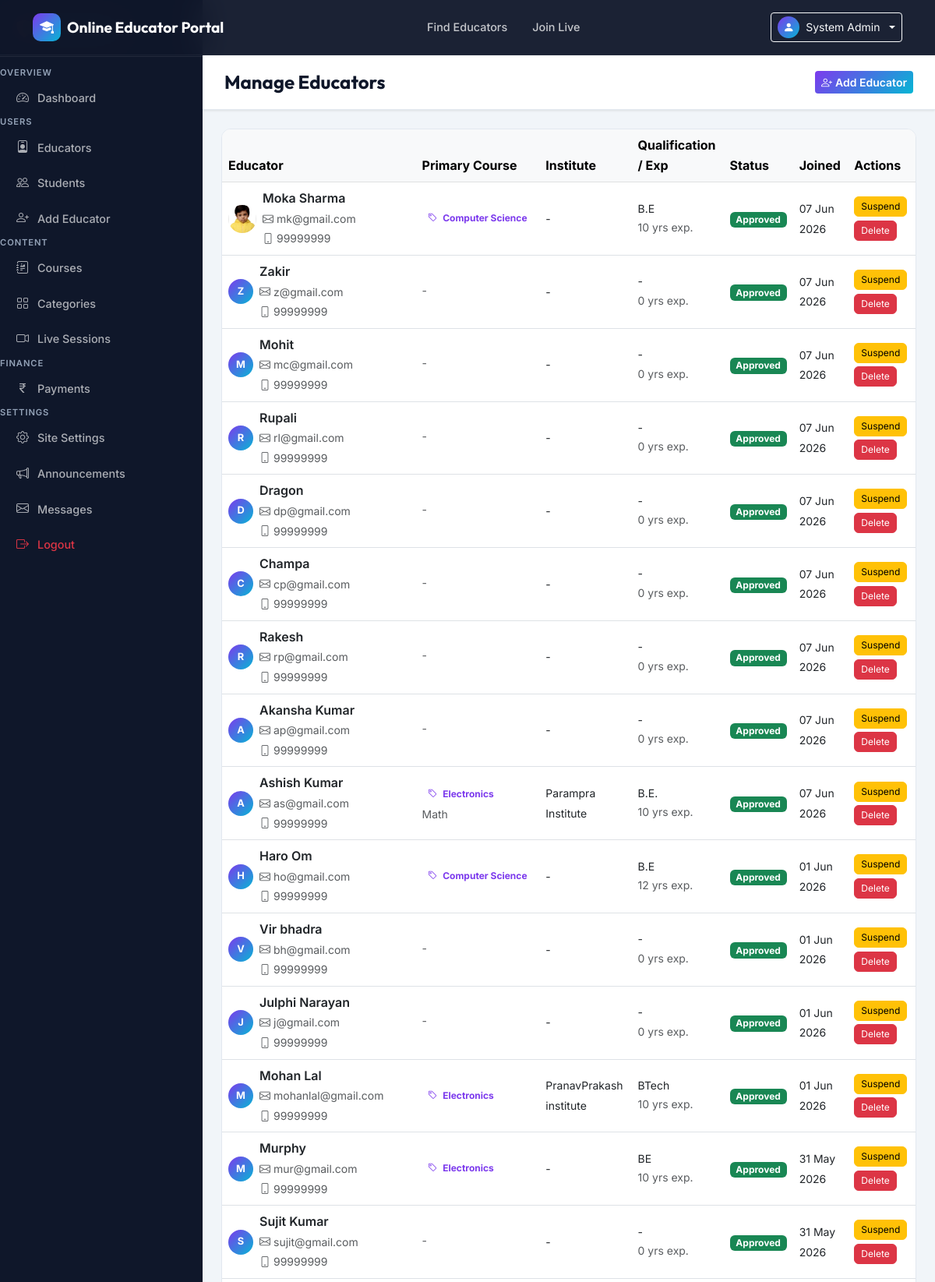
Screenshot of /api/admin-panel/educators/ (signed in, upper part) with the database file from the repository.
### apps/core/models.py (models this page shows, shortened)
class SiteSettings(models.Model):
    site_name = models.CharField(max_length=100, default='Online Educator Portal')
    tagline = models.CharField(max_length=200, default='Learn from the Best Educators')
    logo = models.ImageField(upload_to='site/', blank=True, null=True)
    hero_title = models.CharField(max_length=200, default='Find Your Perfect Educator')
    hero_subtitle = models.TextField(default='Connect with expert educators and unlock your potential.')
    hero_image = models.ImageField(upload_to='site/', blank=True, null=True)
    about_content = models.TextField(blank=True)
    contact_email = models.EmailField(blank=True)
    contact_phone = models.CharField(max_length=20, blank=True)
    contact_address = models.TextField(blank=True)
    facebook_url = models.URLField(blank=True)
    twitter_url = models.URLField(blank=True)
    linkedin_url = models.URLField(blank=True)
    youtube_url = models.URLField(blank=True)
    updated_at = models.DateTimeField(auto_now=True)
    class Meta:
        verbose_name = 'Site Settings'
        verbose_name_plural = 'Site Settings'
    @classmethod
    def get_settings(cls):
        obj, _ = cls.objects.get_or_create(pk=1)
        return obj

### apps/authentication/models.py (models this page shows, shortened)
class User(AbstractBaseUser, PermissionsMixin):
    ROLE_CHOICES = [
        ('admin', 'Admin'),
        ('educator', 'Educator'),
        ('student', 'Student'),
    ]
    email = models.EmailField(unique=True)
    full_name = models.CharField(max_length=150)
    phone = models.CharField(max_length=15, blank=True)
    role = models.CharField(max_length=10, choices=ROLE_CHOICES, default='student')
    avatar = models.ImageField(upload_to='avatars/', blank=True, null=True)
    is_active = models.BooleanField(default=True)
    is_staff = models.BooleanField(default=False)
    is_approved = models.BooleanField(default=True)  # Educators need admin approval
    selected_category = models.ForeignKey('courses.Category', on_delete=models.SET_NULL, null=True, blank=True, related_name='students')
    linked_educator = models.ForeignKey('self', on_delete=models.SET_NULL, null=True, blank=True, related_name='linked_students', limit_choices_to={'role': 'educator'}, help_text='Educator linked via promo code')
    date_joined = models.DateTimeField(default=timezone.now)
    last_login = models.DateTimeField(null=True, blank=True)
    USERNAME_FIELD = 'email'
    REQUIRED_FIELDS = ['full_name']
    objects = UserManager()
    class Meta:
        verbose_name = 'User'
        verbose_name_plural = 'Users'

class EducatorProfile(models.Model):
    EDUCATOR_TYPE_CHOICES = [
        ('individual', 'Individual Educator'),
        ('institute', 'Institute'),
    ]
    user = models.OneToOneField(User, on_delete=models.CASCADE, related_name='educator_profile')
    educator_type = models.CharField(max_length=20, choices=EDUCATOR_TYPE_CHOICES, default='individual')
    bio = models.TextField(blank=True)
    institute_name = models.CharField(max_length=200, blank=True, help_text="Name of your coaching center or institute")
    parent_institute = models.ForeignKey(User, null=True, blank=True, on_delete=models.CASCADE, related_name='sub_educators', help_text="The institute that created this educator account")
    institute_details = models.TextField(blank=True, help_text="Details about your institute")
    subjects = models.CharField(max_length=500, blank=True, help_text="Comma-separated subjects")
    primary_category = models.ForeignKey('courses.Category', on_delete=models.SET_NULL, null=True, blank=True, related_name='educators')
    experience_years = models.PositiveIntegerField(default=0)
    qualification = models.CharField(max_length=200, blank=True)
    hourly_rate = models.DecimalField(max_digits=8, decimal_places=2, default=0)
    rating = models.DecimalField(max_digits=3, decimal_places=2, default=0)
    total_reviews = models.PositiveIntegerField(default=0)
    unique_link = models.CharField(max_length=100, unique=True, blank=True)
    website = models.URLField(blank=True)
    linkedin = models.URLField(blank=True)
    cover_image = models.ImageField(upload_to='educator_covers/', blank=True, null=True)
    is_featured = models.BooleanField(default=False)
    created_at = models.DateTimeField(auto_now_add=True)

### apps/courses/models.py (models this page shows, shortened)
class Category(models.Model):
    name = models.CharField(max_length=100)
    slug = models.SlugField(unique=True)
    icon = models.CharField(max_length=50, default='book', help_text='Bootstrap icon name')
    description = models.TextField(blank=True)
    class Meta:
        verbose_name_plural = 'Categories'

### apps/api/admin_views.py (the view)
    def wrapper(request, *args, **kwargs):
        if not request.user.is_authenticated:
            return redirect('login')
        if request.user.role != 'admin':
            messages.error(request, 'Admin access required.')
            return redirect('home')
        return view_func(request, *args, **kwargs)

### apps/api/admin_views.py (called while the page is built)
def admin_required(view_func):
    def wrapper(request, *args, **kwargs):
        if not request.user.is_authenticated:
            return redirect('login')
        if request.user.role != 'admin':
            messages.error(request, 'Admin access required.')
            return redirect('home')
        return view_func(request, *args, **kwargs)
    wrapper.__name__ = view_func.__name__
    return wrapper

@admin_required
def manage_educators(request):
    educators = User.objects.filter(role='educator').select_related(
        'educator_profile',
        'educator_profile__primary_category'
    ).order_by('-date_joined')
    return render(request, 'admin_panel/educators.html', {'educators': educators})

### apps/core/context_processors.py (called while the page is built)
def site_settings(request):
    return {'site_settings': SiteSettings.get_settings()}

### templates/admin_panel/educators.html (shortened to what this page needs)
{% extends 'base.html' %}
{% block body_class %}dashboard-body{% endblock %}
{% block content %}
<div class="dashboard-layout">
  {% include 'admin_panel/sidebar.html' %}
  <div class="dashboard-main">
    <div class="dashboard-topbar">
      <h4 class="mb-0">Manage Educators</h4>
      <a href="{% url 'create_educator_admin' %}" class="btn btn-primary btn-sm"><i class="bi bi-person-plus me-1"></i>Add Educator</a>
    </div>
    <div class="p-4">
      <div class="dash-card">
        <div class="table-responsive">
          <table class="table table-hover align-middle mb-0">
            <thead class="table-light">
              <tr>
                <th>Educator</th>
                <th>Primary Course</th>
                <th>Institute</th>
                <th>Qualification / Exp</th>
                <th>Status</th>
                <th>Joined</th>
                <th>Actions</th>
              </tr>
            </thead>
            <tbody>
              {% for educator in educators %}
              <tr>
                <td>
                  <div class="d-flex align-items-center gap-2">
                    {% if educator.avatar %}<img src="{{ educator.avatar.url }}" class="rounded-circle" width="36" height="36" style="object-fit:cover">{% else %}<div class="avatar-xs">{{ educator.full_name|first|upper }}</div>{% endif %}
                    <div>
                      <span class="fw-semibold">{{ educator.full_name }}</span><br>
                      <small class="text-muted"><i class="bi bi-envelope me-1"></i>{{ educator.email }}</small><br>
                      <small class="text-muted"><i class="bi bi-phone me-1"></i>{{ educator.phone|default:"No phone" }}</small>
                    </div>
                  </div>
                </td>
                <td>
                  {% if educator.educator_profile.primary_category %}
                    <span class="badge bg-soft-primary text-primary"><i class="bi bi-tag me-1"></i> {{ educator.educator_profile.primary_category.name }}</span>
                  {% else %}
                    <small class="text-muted">-</small>
                  {% endif %}
                  <div class="mt-1 small text-muted text-truncate" style="max-width: 150px;" title="{{ educator.educator_profile.subjects }}">
                    {{ educator.educator_profile.subjects|truncatechars:30 }}
                  </div>
                </td>
                <td><small>{{ educator.educator_profile.institute_name|default:"-" }}</small></td>
                <td>
                  <small class="d-block text-truncate" style="max-width: 120px;">{{ educator.educator_profile.qualification|default:"-" }}</small>
                  <small class="text-muted">{{ educator.educator_profile.experience_years }} yrs exp.</small>
                </td>
                <td>{% if not educator.is_active %}<span class="badge bg-danger">Suspended</span>{% elif educator.is_approved %}<span class="badge bg-success">Approved</span>{% else %}<span class="badge bg-warning text-dark">Pending</span>{% endif %}</td>
                <td><small>{{ educator.date_joined|date:"d M Y" }}</small></td>
                <td>
                  <div class="d-flex gap-1 flex-wrap">
                    {% if educator.is_active and educator.is_approved %}<a href="{% url 'suspend_educator' educator.pk %}" class="btn btn-xs btn-warning" onclick="return confirm('Suspend this educator?')">Suspend</a>{% endif %}
                    <form method="post" action="{% url 'delete_user' educator.pk %}" class="d-inline" onsubmit="return confirm('Delete permanently?')">{% csrf_token %}<button class="btn btn-xs btn-danger">Delete</button></form>
                  </div>
                </td>
              </tr>
              {% empty %}
              <tr><td colspan="6" class="text-center py-4 text-muted">No educators found</td></tr>
              {% endfor %}
            </tbody>
          </table>
        </div>
      </div>
    </div>
  </div>
</div>
{% endblock %}

### templates/base.html (shortened to what this page needs)
<!DOCTYPE html>
<html lang="en">
<head>
    <link href="https://cdn.jsdelivr.net/npm/bootstrap@5.3.0/dist/css/bootstrap.min.css" rel="stylesheet">
    <link href="https://cdn.jsdelivr.net/npm/bootstrap-icons@1.11.0/font/bootstrap-icons.css" rel="stylesheet">
    {% load static %}
    <link rel="stylesheet" href="{% static 'css/main.css' %}">
    <link rel="stylesheet" href="https://cdn.plyr.io/3.7.8/plyr.css" />
</head>
<body class="{% block body_class %}{% endblock %}">
<nav class="navbar navbar-expand-lg navbar-dark sticky-top" id="mainNav">
    <div class="container">
        <a class="navbar-brand d-flex align-items-center gap-2" href="{% url 'home' %}">
            {% if site_settings.logo %}
                <img src="{{ site_settings.logo.url }}" alt="Logo" height="36" class="rounded">
            {% else %}
                <div class="brand-icon"><i class="bi bi-mortarboard-fill"></i></div>
            {% endif %}
            <span class="brand-text">{{ site_settings.site_name|default:'EduPortal' }}</span>
        </a>
        <div class="collapse navbar-collapse" id="navMenu">
            <ul class="navbar-nav mx-auto gap-1">
                {% if not user.is_authenticated or user.role != 'educator' %}
                {% if not user.is_authenticated or not user.linked_educator %}
                <li class="nav-item"><a class="nav-link {% if 'educator_listing' in request.resolver_match.url_name %}active{% endif %}" href="{% url 'educator_listing' %}">Find Educators</a></li>
                {% endif %}
                {% endif %}
                <li class="nav-item"><a class="nav-link" href="{% url 'join_live_session' %}">Join Live</a></li>
            </ul>
            <div class="navbar-actions d-flex align-items-center gap-2">
                {% if user.is_authenticated %}
                    <div class="dropdown">
                        <button class="btn btn-outline-light btn-sm dropdown-toggle d-flex align-items-center gap-2" type="button" data-bs-toggle="dropdown">
                            {% if user.avatar %}
                                <img src="{{ user.avatar.url }}" class="rounded-circle" width="28" height="28" style="object-fit:cover;">
                            {% else %}
                                <div class="avatar-sm"><i class="bi bi-person-fill"></i></div>
                            {% endif %}
                            {{ user.full_name|truncatechars:15 }}
                        </button>
                    </div>
                {% else %}
                    <a href="{% url 'login' %}" class="btn btn-outline-light btn-sm">Login</a>
                    <a href="{% url 'register_student' %}" class="btn btn-primary btn-sm">Register</a>
                {% endif %}
            </div>
        </div>
    </div>
</nav>
<main>{% block content %}{% endblock %}</main>
</body>
</html>

### static/css/main.css (style rules this page uses)
:root { --primary: #7c3aed; --primary-dark: #5b21b6; --primary-light: #ede9fe; --secondary: #06b6d4; --success: #10b981; --warning: #f59e0b; --danger: #ef4444; --dark: #0f172a; --dark-2: #1e293b; --dark-3: #334155; --text: #334155; --text-muted: #94a3b8; --border: #e2e8f0; --bg: #f8fafc; --card-bg: #ffffff; --gradient: linear-gradient(135deg, #7c3aed 0%, #06b6d4 100%); --gradient-dark: linear-gradient(135deg, #0f172a 0%, #1e1b4b 100%); --shadow-sm: 0 1px 3px rgba(0,0,0,0.1); --shadow: 0 4px 20px rgba(124,58,237,0.1); --shadow-lg: 0 20px 60px rgba(124,58,237,0.15); --radius: 12px; --radius-sm: 8px; --radius-lg: 20px; --transition: all 0.3s cubic-bezier(0.4,0,0.2,1); }
* { margin: 0; padding: 0; box-sizing: border-box; }
body { font-family: 'Inter', sans-serif; color: var(--text); background: var(--bg); line-height: 1.6; }
#mainNav { background: rgba(15,23,42,0.95); backdrop-filter: blur(20px); border-bottom: 1px solid rgba(255,255,255,0.05); transition: var(--transition); padding: 12px 0; }
.navbar-nav .nav-link { color: rgba(255,255,255,0.75) !important; font-weight: 500; padding: 8px 14px !important; border-radius: var(--radius-sm); transition: var(--transition); font-size: 0.9rem; }
.brand-icon { width: 36px; height: 36px; background: var(--gradient); border-radius: 10px; display: flex; align-items: center; justify-content: center; font-size: 18px; color: #fff; }
.brand-text { font-family: 'Outfit', sans-serif; font-weight: 700; font-size: 1.2rem; color: #fff; }
.avatar-sm { width: 28px; height: 28px; background: var(--gradient); border-radius: 50%; display: flex; align-items: center; justify-content: center; color: #fff; font-size: 14px; }
.dashboard-body { overflow-x: hidden; }
.dashboard-layout { display: flex; min-height: 100vh; }
.dashboard-main { margin-left: 260px; flex: 1; padding: 0; min-height: 100vh; background: #f1f5f9; }
.dashboard-topbar { background: #fff; padding: 20px 28px; border-bottom: 1px solid var(--border); display: flex; justify-content: space-between; align-items: center; position: sticky; top: 0; z-index: 100; box-shadow: var(--shadow-sm); }
.dashboard-topbar h4 { font-family: 'Outfit', sans-serif; font-weight: 700; color: var(--dark); }
.dash-card { background: var(--card-bg); border-radius: var(--radius); border: 1px solid var(--border); overflow: hidden; }
.avatar-xs { width: 32px; height: 32px; background: var(--gradient); border-radius: 50%; display: flex; align-items: center; justify-content: center; color: #fff; font-weight: 700; font-size: 0.8rem; flex-shrink: 0; }
.btn-xs { font-size: 0.75rem; padding: 3px 8px; }
.btn-primary { background: var(--gradient); border: none; font-weight: 600; transition: var(--transition); }
.text-primary { color: var(--primary) !important; }

### rows the page displays
SiteSettings: site_name "Online Educator Portal"
User: full_name "System Admin"
User: avatar (picture), full_name "Moka Sharma", email "mk@gmail.com", phone "99999999", educator_profile.primary_category.name "Computer Science", educator_profile.institute_name "-", educator_profile.qualification "B.E", educator_profile.experience_years "10", is_active "Approved", date_joined "07 Jun 2026"
User: full_name|first "Z", full_name "Zakir", email "z@gmail.com", phone "99999999", educator_profile.institute_name "-", educator_profile.qualification "-", educator_profile.experience_years "0", is_active "Approved", date_joined "07 Jun 2026"
User: full_name|first "M", full_name "Mohit", email "mc@gmail.com", phone "99999999", educator_profile.institute_name "-", educator_profile.qualification "-", educator_profile.experience_years "0", is_active "Approved", date_joined "07 Jun 2026"
User: full_name|first "R", full_name "Rupali", email "rl@gmail.com", phone "99999999", educator_profile.institute_name "-", educator_profile.qualification "-", educator_profile.experience_years "0", is_active "Approved", date_joined "07 Jun 2026"
User: full_name|first "D", full_name "Dragon", email "dp@gmail.com", phone "99999999", educator_profile.institute_name "-", educator_profile.qualification "-", educator_profile.experience_years "0", is_active "Approved", date_joined "07 Jun 2026"
User: full_name|first "C", full_name "Champa", email "cp@gmail.com", phone "99999999", educator_profile.institute_name "-", educator_profile.qualification "-", educator_profile.experience_years "0", is_active "Approved", date_joined "07 Jun 2026"
User: full_name|first "R", full_name "Rakesh", email "rp@gmail.com", phone "99999999", educator_profile.institute_name "-", educator_profile.qualification "-", educator_profile.experience_years "0", is_active "Approved", date_joined "07 Jun 2026"
User: full_name|first "A", full_name "Akansha Kumar", email "ap@gmail.com", phone "99999999", educator_profile.institute_name "-", educator_profile.qualification "-", educator_profile.experience_years "0", is_active "Approved", date_joined "07 Jun 2026"
User: full_name|first "A", full_name "Ashish Kumar", email "as@gmail.com", phone "99999999", educator_profile.primary_category.name "Electronics", educator_profile.subjects "Math", educator_profile.institute_name "Parampra Institute", educator_profile.qualification "B.E.", educator_profile.experience_years "10", is_active "Approved", date_joined "07 Jun 2026"
User: full_name|first "H", full_name "Haro Om", email "ho@gmail.com", phone "99999999", educator_profile.primary_category.name "Computer Science", educator_profile.institute_name "-", educator_profile.qualification "B.E", educator_profile.experience_years "12", is_active "Approved", date_joined "01 Jun 2026"
User: full_name|first "V", full_name "Vir bhadra", email "bh@gmail.com", phone "99999999", educator_profile.institute_name "-", educator_profile.qualification "-", educator_profile.experience_years "0", is_active "Approved", date_joined "01 Jun 2026"
User: full_name|first "J", full_name "Julphi Narayan", email "j@gmail.com", phone "99999999", educator_profile.institute_name "-", educator_profile.qualification "-", educator_profile.experience_years "0", is_active "Approved", date_joined "01 Jun 2026"
User: full_name|first "M", full_name "Mohan Lal", email "mohanlal@gmail.com", phone "99999999", educator_profile.primary_category.name "Electronics", educator_profile.institute_name "PranavPrakash institute", educator_profile.qualification "BTech", educator_profile.experience_years "10", is_active "Approved", date_joined "01 Jun 2026"
User: full_name|first "M", full_name "Murphy", email "mur@gmail.com", phone "99999999", educator_profile.primary_category.name "Electronics", educator_profile.institute_name "-", educator_profile.qualification "BE", educator_profile.experience_years "10", is_active "Approved", date_joined "31 May 2026"
User: full_name|first "S", full_name "Sujit Kumar", email "sujit@gmail.com", phone "99999999", educator_profile.institute_name "-", educator_profile.qualification "-", educator_profile.experience_years "0", is_active "Approved", date_joined "31 May 2026"
